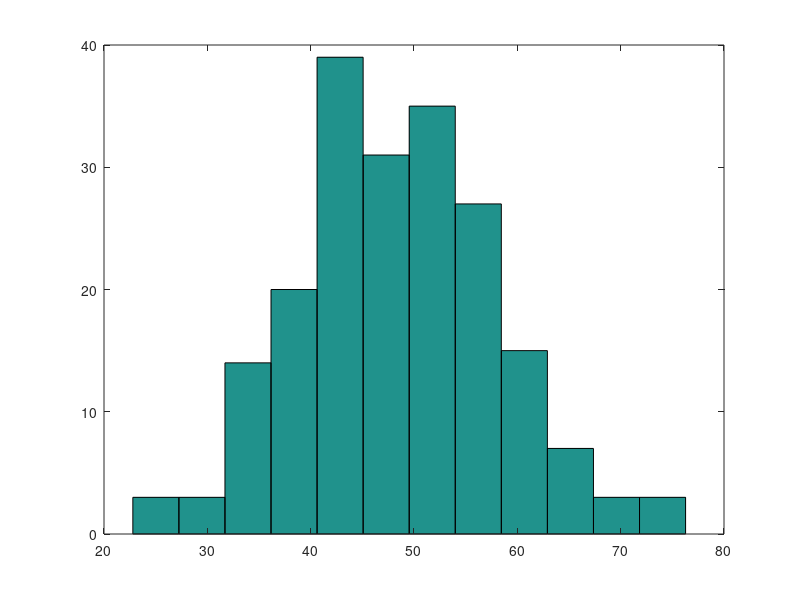

The MATLAB script that drew this image:
% statistics.calc — Phase 17 feature demo
%
% Covers: rand, randn, randi, rng,
%         std, var, cov, median, mode,
%         hist, histc,
%         prctile, iqr, zscore,
%         erf, erfc, normcdf, normpdf
%
% Usage: ccalc statistics.calc

% Fix the seed so every run produces the same output.
rng(2025)

% ── 1. Random number generation ───────────────────────────────────────────────

fprintf('=== 1. Random number generation ===\n')

% Uniform [0, 1)
u = rand(1, 6);
fprintf('rand(1,6)  = ')
disp(u)

% Standard normal
z = randn(1, 6);
fprintf('randn(1,6) = ')
disp(z)

% Random integers in [1, 20]
d = randi(20, 1, 8);
fprintf('randi(20,1,8) = ')
disp(d)

% rng(seed) makes runs reproducible
rng(42)
a = rand(1, 3);
rng(42)
b = rand(1, 3);
fprintf('Same seed → same values: %d\n', all(a == b))

% ── 2. Simulated dataset ──────────────────────────────────────────────────────

fprintf('\n=== 2. Simulated dataset (n=200 normal samples) ===\n')

% Build a 200-element column vector from randn.
% (Loop used because randn(200,1) is a single call, but this shows both idioms.)
rng(7)
n = 200;
mu_true = 50;
sigma_true = 10;

data = zeros(1, n);
for k = 1:n
  data(k) = mu_true + sigma_true * randn();
end

fprintf('n          = %d\n', n)
fprintf('true mu    = %.1f,  estimated mean = %.4f\n', mu_true, mean(data))
fprintf('true sigma = %.1f,  estimated std  = %.4f\n', sigma_true, std(data))
fprintf('variance   = %.4f  (= std^2: %.4f)\n', var(data), std(data)^2)
fprintf('median     = %.4f\n', median(data))
fprintf('min / max  = %.4f / %.4f\n', min(data), max(data))

% ── 3. Percentiles and spread ─────────────────────────────────────────────────

fprintf('\n=== 3. Percentiles and spread ===\n')

p5  = prctile(data, 5);
p25 = prctile(data, 25);
p50 = prctile(data, 50);
p75 = prctile(data, 75);
p95 = prctile(data, 95);

fprintf('P5  = %.2f\n', p5)
fprintf('P25 = %.2f\n', p25)
fprintf('P50 = %.2f  (median)\n', p50)
fprintf('P75 = %.2f\n', p75)
fprintf('P95 = %.2f\n', p95)

% Inter-quartile range
q = iqr(data);
fprintf('IQR = %.2f  (P75 - P25 = %.2f)\n', q, p75 - p25)

% Outlier fence (1.5 × IQR rule)
lo_fence = p25 - 1.5 * q;
hi_fence = p75 + 1.5 * q;
n_outliers = sum(data < lo_fence | data > hi_fence);
fprintf('Outlier fences: [%.2f, %.2f]\n', lo_fence, hi_fence)
fprintf('Outliers found: %d\n', n_outliers)

% ── 4. Standardisation (z-scores) ─────────────────────────────────────────────

fprintf('\n=== 4. Z-scores ===\n')

z_data = zscore(data);
fprintf('After zscore: mean = %.6f  (should be ~0)\n', mean(z_data))
fprintf('             std  = %.6f  (should be ~1)\n', std(z_data))

% z-score of a specific value (how many sigmas from the mean?)
x_test = 75;
z_test = (x_test - mean(data)) / std(data);
fprintf('x = %d is %.2f standard deviations above the mean\n', x_test, z_test)

% ── 5. ASCII histogram ─────────────────────────────────────────────────────────

fprintf('\n=== 5. Histogram of simulated data ===\n')
hist(data, 12)

% histc: count how many values fall in user-defined bins
edges = [20 30 40 50 60 70 80];
counts = histc(data, edges);
fprintf('Bin counts (edges 20:10:80):\n')
for k = 1:length(edges)
  fprintf('  [%d, %d): %d\n', edges(k), edges(k) + 10, counts(k))
end

% ── 6. Mode on discrete data ──────────────────────────────────────────────────

fprintf('\n=== 6. Mode on integer data ===\n')

rolls = randi(6, 1, 60);         % 60 dice rolls
fprintf('60 dice rolls — mode (most frequent face): %d\n', mode(rolls))

face_counts = zeros(1, 6);
for f = 1:6
  face_counts(f) = sum(rolls == f);
end
fprintf('Face frequencies: ')
disp(face_counts)

% ── 7. Covariance of two correlated variables ─────────────────────────────────

fprintf('\n=== 7. Covariance / correlation ===\n')

% Build two correlated variables: y = 3*x + noise
rng(99)
m = 50;
x = randn(m, 1);
y = 3 * x + 0.5 * randn(m, 1);

% Stack into m×2 matrix; cov() returns 2×2 covariance matrix
XY = [x, y];
C = cov(XY);
fprintf('Cov matrix (x, 3x+noise):\n')
disp(C)

% Pearson r from covariance matrix
r = C(1, 2) / sqrt(C(1, 1) * C(2, 2));
fprintf('Pearson r = %.4f  (expect ~0.98 for y = 3x + small noise)\n', r)

% ── 8. Normal distribution functions ──────────────────────────────────────────

fprintf('\n=== 8. Normal distribution functions ===\n')

% PDF peak and symmetry
fprintf('normpdf(0)        = %.6f  (peak of std normal)\n', normpdf(0))
fprintf('normpdf(1)        = %.6f\n', normpdf(1))
fprintf('normpdf(-1)       = %.6f  (symmetric)\n', normpdf(-1))

% CDF: probability that a std normal < x
fprintf('\nnormcdf(0)        = %.4f  (50%% probability)\n', normcdf(0))
fprintf('normcdf(1)        = %.4f  (68%% rule: P(-1<Z<1) = %.4f)\n', ...
  normcdf(1), normcdf(1) - normcdf(-1))
fprintf('normcdf(2)        = %.4f  (95%% rule: P(-2<Z<2) = %.4f)\n', ...
  normcdf(2), normcdf(2) - normcdf(-2))
fprintf('normcdf(3)        = %.4f  (99.7%% rule: P(-3<Z<3) = %.4f)\n', ...
  normcdf(3), normcdf(3) - normcdf(-3))

% General: probability that a N(50, 10) sample is between 40 and 60
p_40_60 = normcdf(60, 50, 10) - normcdf(40, 50, 10);
fprintf('\nP(40 < N(50,10) < 60) = %.4f  (expect ~0.6827)\n', p_40_60)

% How does our simulated dataset compare?
p_sim = mean(data >= 40 & data <= 60);
fprintf('Fraction of simulated data in [40, 60]: %.4f\n', p_sim)

% ── 9. Error function ─────────────────────────────────────────────────────────

fprintf('\n=== 9. Error function (erf / erfc) ===\n')

fprintf('erf(0)   = %.4f  (odd function: erf(0)=0)\n', erf(0))
fprintf('erf(1)   = %.4f\n', erf(1))
fprintf('erf(inf) = %.4f  (limit is 1)\n', erf(1e10))
fprintf('erfc(x)  = 1 - erf(x), so erf(1) + erfc(1) = %.10f\n', erf(1) + erfc(1))

% erf relates to normcdf: normcdf(x) = 0.5*(1 + erf(x/sqrt(2)))
x_val = 1.5;
from_erf    = 0.5 * (1 + erf(x_val / sqrt(2)));
from_normcdf = normcdf(x_val);
fprintf('\nnormcdf(1.5) via erf:     %.10f\n', from_erf)
fprintf('normcdf(1.5) direct:      %.10f\n', from_normcdf)
fprintf('difference:               %.2e\n', abs(from_erf - from_normcdf))
